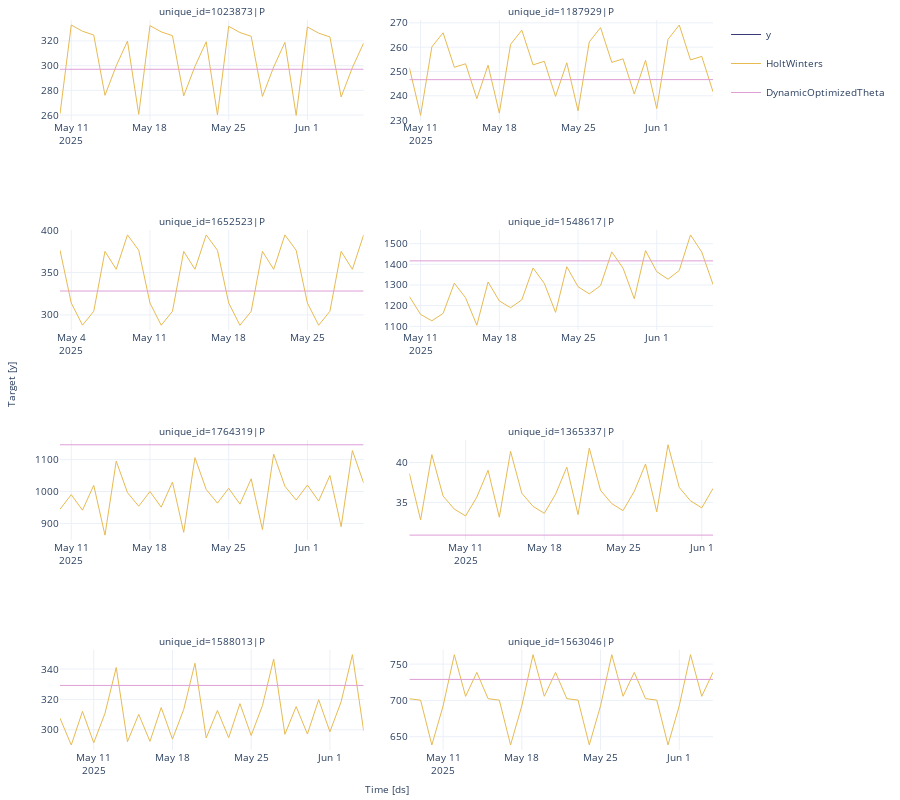

The notebook cell saved with this chart:
### Code cell
seasonal_ids = evaluation_rmse_sales.query('best_model == "DynamicOptimizedTheta"')['unique_id']
sf.plot(plot_df_sales, sales_forecasts_df, unique_ids=seasonal_ids, models=["HoltWinters","DynamicOptimizedTheta"], engine='plotly')
